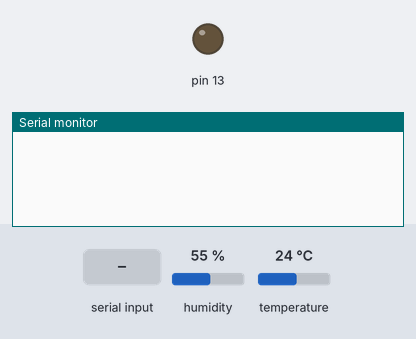
A sketch run on a simulated Arduino Uno, built with avr-gcc and run on an emulated ATmega328P. On the bench: output pins drawn as LEDs (lit = HIGH), the last lines printed to the serial monitor. The inputs (shaded band) are chosen by the test bench; at power-on: humidity 55 %, temperature 24 °C.

Above: at 1.2 s.
1.3 s: "1" received over Serial
At 2.5 s:
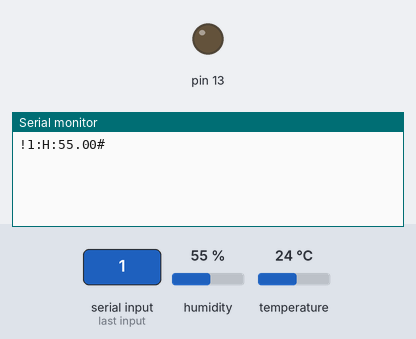
2.8 s: "0" received over Serial
At 4.0 s:
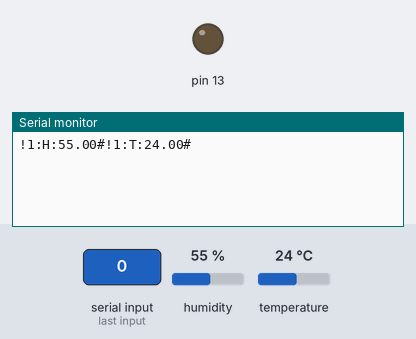

The sketch:

arduino.ino
```cpp
#include "DHT.h"
const int DHTPIN = 4;
const int DHTTYPE = DHT11;
DHT dht(DHTPIN, DHTTYPE);
void setup() {
  // put your setup code here, to run once:
  pinMode(13, OUTPUT);
  Serial.begin(115200);
  dht.begin();
}

void loop() {
  // Check if there is data available in the Serial buffer
  if(Serial.available()){
    // Read a single character from the Serial buffer
    char c = Serial.read();

    // If the received character is '1'
    if (c == '1'){
      /*Read the humidity value from the DHT sensor
      and convert it to float value*/
      float h = dht.readHumidity();
      // Send a header indicating humidity data
      Serial.print("!1:H:");
      // Send the humidity value
      Serial.print(h);
      // Send a footer to mark the end of the data
      Serial.print("#");

// the printed data is going to look something like this "!1:H:78#"

    }

    // If the received character is '0'
    if (c == '0'){
      // Read the temperature value from the DHT sensor
      float t = dht.readTemperature();
      // Send a header indicating temperature data
      Serial.print("!1:T:");
      // Send the temperature value
      Serial.print(t);
      // Send a footer to mark the end of the data
      Serial.print("#") ;

// the printed data is going to look something like this "!1:T:31#"

    }
  }

}
```

Measured:
- after the input at 1.3 s, the serial monitor: prints a new line at once (image 1)
- after the input at 2.8 s, the serial monitor: prints a new line at once (image 2)
